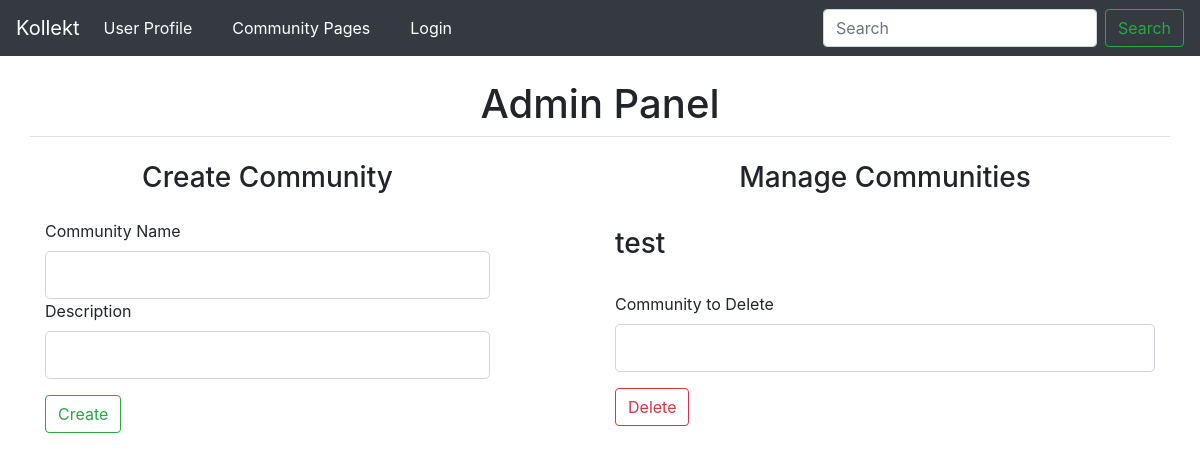
The app's page /adminpage, older data.
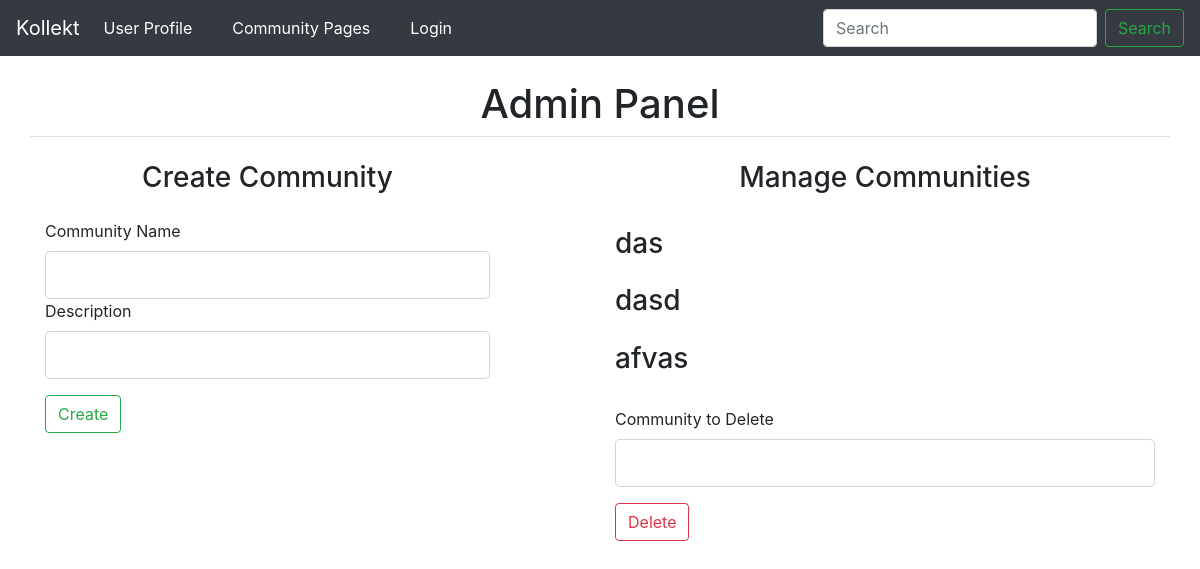
The same page, newer data.
### kollekt/models.py (models this page shows, shortened)
class Communities(db.Model):
    id = db.Column(db.Integer, primary_key=True)
    name = db.Column(db.String)
    url = db.Column(db.String)
    desc = db.Column(db.String)
    collections = db.relationship(
        'Collections', backref='communities', lazy=True)
    users = db.relationship(
        'User', secondary=users_in_community, backref='users')

### kollekt/routes.py (the view, shortened to what this page needs)
@app.route("/adminpage", methods=['GET', 'POST'])
def adminpage():
    form = createCommunityForm()
    delform = deleteCommunityForm()
    allCommunities = Communities.query.all()
    return render_template('adminpage.html', form=form, delform=delform, allCommunities=allCommunities)

### kollekt/forms.py
class createCommunityForm(FlaskForm):
    name = StringField('Community Name', validators=[DataRequired()])
    description = StringField('Description', validators=[DataRequired()])
    submit = SubmitField('Create')

class deleteCommunityForm(FlaskForm):
    name = StringField('Community to Delete', validators=[DataRequired()])
    submit = SubmitField('Delete')

### kollekt/templates/adminpage.html (shortened to what this page needs)
{% extends "layout.html" %} {% block content %}
<div class="container-lg">
    <div class="row mt-4 border-bottom">
        <div class="col">
            <h1 class="text-center underline">Admin Panel</h1>
        </div>
    </div>
    <div class="row mt-4 justify-content-between">
        <div class="col-12 col-sm-5 ">
            <div class="row">
                <div class="col">
                    <h3 class="text-center underline text-center mb-4">Create Community</h3>
                </div>
            </div>
            <div class="row">
                <div class="col">
                    <form action="" method="post">
                        <div class="form-group">
                            {{ form.name.label(class="form-control-label") }}
                            {% if form.name.errors %}
                            {{ form.name(class="form-control form-control-lg is-invalid") }}
                            <div class="invalid-feedback">
                                {% for error in form.name.errors %}
                                <span>{{ error }}</span>
                                {% endfor %}
                            </div>
                            {% else %}
                            {{ form.name(class="form-control form-control-lg") }}
                            {% endif %}
                            <div class="form-group">
                                {{ form.description.label(class="form-control-label") }}
                                {% if form.description.errors %}
                                {{ form.description(class="form-control form-control-lg is-invalid") }}
                                <div class="invalid-feedback">
                                    {% for error in form.description.errors %}
                                    <span>{{ error }}</span>
                                    {% endfor %}
                                </div>
                                {% else %}
                                {{ form.description(class="form-control form-control-lg") }}
                                {% endif %}
                            </div>
                            <div class="form-group">
                                {{ form.submit(class="btn btn-outline-success") }}
                            </div>
                    </form>
                </div>
            </div>
        </div>
    </div>
    <div class="col-12 col-sm-6">
        <div class="row mb-4">
            <div class="col">
                <h3 class="text-center">Manage Communities</h3>
            </div>
        </div>
        {% for i in allCommunities%}
        <div class="row  mt-3">
            <div class="col">
                <h3 class="text-left">{{i.name}}</h3>
            </div>
        </div>
        {% endfor %}
        <div class="row mt-4">
            <div class=col>
                <form action="" method="post">
                    <div class="form-group">
                        {{ delform.name.label(class="form-control-label") }}
                        {% if delform.name.errors %}
                        {{ delform.name(class="form-control form-control-lg is-invalid") }}
                        <div class="invalid-feedback">
                            {% for error in delform.name.errors %}
                            <span>{{ error }}</span>
                            {% endfor %}
                        </div>
                        {% else %}
                        {{ delform.name(class="form-control form-control-lg") }}
                        {% endif %}
                    </div>
                    <div class="form-group">
                        {{ delform.submit(class="btn btn-outline-danger") }}
                    </div>
                </form>
            </div>
        </div>
    </div>
</div>
{%endblock content %}

Row changes from the older to the newer data that the page shows:
removed Communities: name "test"
added Communities: name "das"
added Communities: name "dasd"
added Communities: name "afvas"
